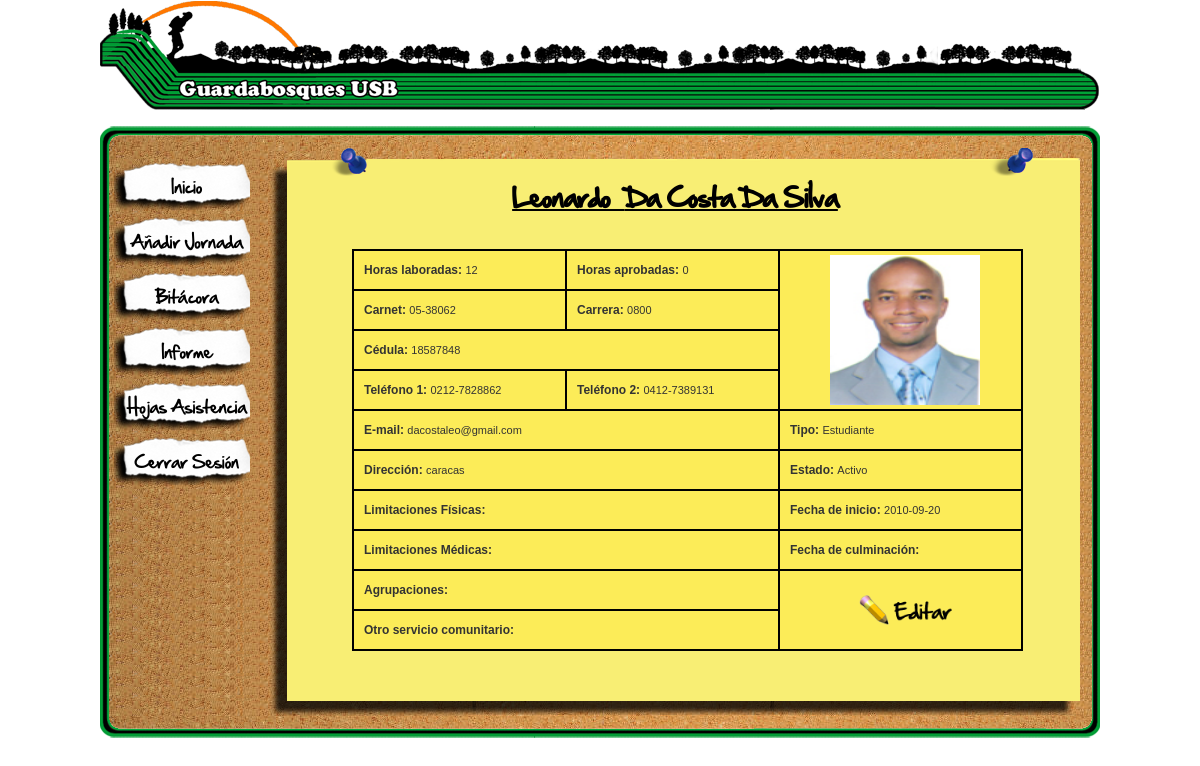
/ (signed in), run on the app's committed database.
### tables this page shows
CREATE TABLE IF NOT EXISTS `usuario` (
  `key_usuario` smallint(6) unsigned NOT NULL AUTO_INCREMENT,
  `login` varchar(10) NOT NULL,
  `clave` text NOT NULL,
  `nombres` varchar(30) DEFAULT NULL,
  `apellidos` varchar(30) DEFAULT NULL,
  `email` varchar(30) DEFAULT NULL,
  `telefono1` varchar(15) DEFAULT NULL,
  `telefono2` varchar(15) DEFAULT NULL,
  `horas_laboradas` tinyint(3) unsigned NOT NULL DEFAULT '0',
  `horas_aprobadas` tinyint(3) unsigned NOT NULL DEFAULT '0',
  `estado` varchar(15) NOT NULL,
  `tipo` varchar(15) NOT NULL,
  `fecha_inicio` date DEFAULT NULL,
  `fecha_fin` date DEFAULT NULL,
  `foto` varchar(10) DEFAULT NULL,
  `carrera_codigo` varchar(4) DEFAULT NULL,
  `carnet` varchar(8) DEFAULT NULL,
  `cedula` varchar(8) DEFAULT NULL,
  `direccion` varchar(150) DEFAULT NULL,
  PRIMARY KEY (`key_usuario`),
  UNIQUE KEY `login` (`login`),
  KEY `index_usuario_carrera` (`carrera_codigo`)
);

### clases/usuario.php (called while the page is built, shortened)
<?php
class usuario {
    private function user_get( $usuario, $order ) {
        $con = conectar();
        $sql = "SELECT u.*, a.descripcion as agrup_desc, l.descripcion as lim_desc, l.tipo as lim_tipo, s.nombre, s.horas_realizadas FROM (( usuario u LEFT JOIN otro_servicio s ON ( s.key_usuario = u.key_usuario ) ) LEFT JOIN usuario_limitacion l ON ( l.key_usuario = u.key_usuario ) ) LEFT JOIN agrupacion a ON ( a.key_usuario = u.key_usuario )";
        if ( $usuario )
        {
            $sql .= " WHERE";
            if ( $usuario->user_id ) { $sql .= " u.key_usuario = '$usuario->user_id'"; $bool = true; }
        }
        $sql .= " ORDER BY ";
        $sql .= "u.tipo";
		$Usuarios = Array();
        $result = ejecutarConsulta( $sql, $con );
        for( $i = 0; $row = mysql_fetch_array($result); $i++ )
        {
            if ( $i>0 && ($usr->user_id == $row['key_usuario']) ) {
                if ($row['lim_tipo']) {if ($row['lim_tipo'] == "F") { $usr->limitacionesF = $row['lim_desc'];} else {$usr->limitacionesM = $row['lim_desc'];} }
            } else { $usr = new usuario(); }
            $usr->user_id = $row['key_usuario'];
            $usr->login = $row['login'];
            $usr->password = $row['clave'];
            $usr->nombres = $row['nombres'];
            $usr->apellidos = $row['apellidos'];
            $usr->email = $row['email'];
            $usr->tlf1 = $row['telefono1'];
            $usr->tlf2 = $row['telefono2'];
            $usr->horas_laboradas = $row['horas_laboradas'];
            $usr->horas_aprobadas = $row['horas_aprobadas'];
            $usr->estado = $row['estado'];
            $usr->tipo = $row['tipo'];
            $usr->fecha_inicio = $row['fecha_inicio'];
            $usr->fecha_fin = $row['fecha_fin'];
            $usr->foto = $row['foto'];
            $usr->carnet = $row['carnet'];
            $usr->cedula = $row['cedula'];
            $usr->codigo_carrera = $row['carrera_codigo'];
            $usr->direccion = $row['direccion'];
            $usr->agrupaciones = $row['agrup_desc'];
            $Usuarios[$i] = $usr;
        }
        return $Usuarios;
    }
    public function get( $order ){
		return usuario::user_get($this,$order);
	}
    public function complete(){
        $bool = true;
        return $bool;
    }
}
?>

### BD/query.php (called while the page is built, shortened)
<?php
    function ejecutarConsulta( $sql, $con ) {
        if ( !( $result = mysql_query($sql,$con) ) ) {
            die('Error: ' . mysql_error());
        }
        return $result;
    }
?>

### vistas/estudiante_inicio.php (the view, shortened to what this page needs)
<?php
	$user = new usuario();
	$user->user_id = $_SESSION["k_user_id"];
	$usuario = $user->get(NULL);
	$usuario = $usuario[0];
?>
<h2> <?php echo $usuario->nombres."&nbsp"?>   <?php echo $usuario->apellidos?></h2>
<div id="ficha">
<center>
<table>
		<tr>
               <td><em>Horas laboradas: </em><?php echo $usuario->horas_laboradas?> </td>
               <td><em>Horas aprobadas: </em><?php echo $usuario->horas_aprobadas?></td>
			   <td rowspan="4" style="width:230px; text-align:center;"> <?php $ss = "./fotos/".$usuario->foto.".jpg"?> <img src="<?php echo $ss?>"  height="150" width="150"/></td>
               </tr>
       <tr>
               <td><em>Carnet: </em><?php echo $usuario->carnet?> </td>
               <td><em>Carrera: </em><?php echo $usuario->codigo_carrera?></td>
       </tr>
       <tr>
               <td colspan="2"><em>C&eacute;dula: </em><?php echo $usuario->cedula ?></td>
       </tr>
       <tr>
			<?php
				if ($usuario->tlf2) {
			?>
			<td><em>Tel&eacute;fono 1: </em><?php echo $usuario->tlf1 ?></td>
			<td><em>Tel&eacute;fono 2: </em><?php echo $usuario->tlf2 ?></td>
			<?php
			} else {
			?>
			<td colspan="2"><em>Tel&eacute;fono1: </em><?php echo $usuario->tlf1 ?></td>
			<?php } ?>
	   </tr>
	<tr>
		<td colspan="2"><em>E-mail: </em><?php echo $usuario->email ?></td>
		<td><em>Tipo: </em><?php echo $usuario->tipo ?></td>
	</tr>
	<tr>
		<td colspan="2"><em>Direcci&oacute;n: </em><?php echo $usuario->direccion ?></td>
		<td><em>Estado: </em><?php echo $usuario->estado ?></td>
	</tr>
	<tr> <td colspan="2"><em>Limitaciones F&iacute;sicas: </em>
		</td>
		<td><em>Fecha de inicio: </em><?php echo $usuario->fecha_inicio ?></td>
	</tr>
	<tr> <td colspan="2"><em>Limitaciones M&eacute;dicas: </em>
		</td>
		<td><em>Fecha de culminaci&oacute;n: </em><?php echo $usuario->fecha_fin ?></td>
	</tr>
	<tr> <td colspan="2"><em>Agrupaciones: </em>
		</td>
		<td rowspan="2" class="editarb"> <a id="editarPerfil" href ="#"> <img src="./images/editarB.png" style="border:0;" width="100"/> </a> </td>
	</tr>
	<tr> <td colspan="2"><em>Otro servicio comunitario: </em>
		</td>
	</tr>
</table>
</div>
<br>
<br>

### index.php (shortened to what this page needs)
<html>
<head>
	<link type="text/css" href="css/custom-theme/jquery-ui-1.8.4.custom.css" rel="stylesheet" />
	<link type="text/css" href="css/tablas.css" rel="stylesheet" />
<link type="text/css" href="css/plantilla.css" rel="stylesheet" />
	<link rel="stylesheet" href="css/style.css" type="text/css" media="screen" />
</head>
<body>
	<div id = "cuerpo" style="display:none;">
		<div id = "header">
		</div>
		<div id="contenedor_principal">
		<?php
			if (!isset($_SESSION['k_user_id'])) {
				include("./vistas/login.html");
			} else {
				include("./vistas/principal.php");
			}
		?>
		</div>
	</div>
</body>
</html>

### vistas/principal.php (shortened to what this page needs)
<div id="principal_top"></div>
<div id="principal_center">
<div id="menu">
<?php
	include ('./BD/query.php');
	include ('./clases/usuario.php');
	$user = new usuario();
	$user->user_id = $_SESSION["k_user_id"];
	$usuario = $user->get(NULL);
	$usuario = $usuario[0];
	if ($usuario->tipo == "Coordinador") {
		include "menu_admin.php";
	} else if ($usuario->tipo == "Estudiante" && $usuario->complete()){
		include "menu_usuario.php";
	}
?>
</div>
<div id="contenido_top">
</div>
<div id="contenido_center">
<?php
	if ($usuario->tipo == "Coordinador") {
		include "admin_inicio.php";
	} else if ($usuario->tipo == "Estudiante" && $usuario->complete()) {
		include "estudiante_inicio.php";
	}else{
	   include "plantilla.php";
	}
?>
</div>
<div id="contenido_bottom">
</div>
</div>
<div id="principal_bottom"></div>

### vistas/menu_usuario.php
<?php
	if (isset($_SESSION["k_user_id"]) ) {
	echo '
	<table>
		<tr>
			<td id="boton">
				<a id="estudiante_inicio" href ="#">
				&nbsp;&nbsp;Inicio
				</a>
			</td>
		</tr>
		<tr>
			<td id="boton">
				<a id="estudiante_jornada" href ="#">
				&nbsp;&nbsp;A&ntilde;adir Jornada
				</a>
			</td>
		</tr>
		<tr>
			<td id="boton">
				<a id="estudiante_bitacora" href ="#">
				&nbsp;&nbsp;Bit&aacute;cora
				</a>
			</td>
		</tr>
		<tr>
			<td id="boton">
				<a id="estudiante_informe" href ="#">
				&nbsp;&nbsp;Informe
				</a>
			</td>
		</tr>
		<tr>
			<td id="boton">
				<a id="estudiante_asistencia" href ="#">
				&nbsp;&nbsp;Hojas Asistencia
				</a>
			</td>
		</tr>
		<tr>
			<td id="boton">
			<a href="acciones/cerrar_sesion.php">
				&nbsp;&nbsp;Cerrar Sesi&oacute;n
			</a>
			</td>
		</tr>
	</table>
';
}
?>

### css/tablas.css (style rules this page uses)
#ficha { margin-left: 80px; width:675px; min-height:250px; }
#ficha table { margin-top:0px; font: 11px verdana,verdana, arial; padding: 0; border-collapse: collapse; text-align: left; color: #333; }
#ficha td { margin: 0; border: 2px solid #000000; width:200px; height:40px; padding-left: 10px; background-color: #FCEC58; }

### css/style.css (style rules this page uses)
body { margin: 0px 0px 0px 0px; background-color:#ffffff; }
#cuerpo { text-align:center; float: left; margin: 0px 0px 0px 0px; background-color:#ffffff; width:100%; height: 100%; }
#header { margin:1em auto; margin-top:0px; text-align:left; width:1000px; height:110px; background-image:url("../images/longLogo.png"); }
#contenedor_principal { margin:1em auto; width:1000px; height:400px; }
#principal_top { width:1000px; height:22px; background-image:url("../images/principal_top.png"); }
#principal_center { width:1000px; min-height:400px; background-image:url("../images/principal_center.png"); background-repeat:repeat-y; }
#principal_bottom { width:1000px; height:22px; background-image:url("../images/principal_bottom.png"); }
#menu { float:left; margin-left: 12px; margin-right:0px; margin-top: 10px; font-family:"Login"; font-size:16px; width:140px; display:inline; }
#boton { width:136px; height:53px; text-align:center; background-image:url("../images/botonH.png"); background-repeat:no-repeat; }
#contenido_top { margin-left:170px; width:810px; height:28px; background-image:url("../images/contenido_top.png"); background-repeat:no-repeat; }
#contenido_center { margin-left:170px; width:810px; background-image:url("../images/contenido_center.png"); min-height:350px; }
#contenido_bottom { margin-left:170px; width:810px; height:29px; background-image:url("../images/contenido_bottom.png"); background-repeat:no-repeat; }
a:visited , a:link , a:active { color:black; text-decoration:none; }
h2 { font-family:"Login"; font-size:24px; margin-top:0px; margin-bottom:30px; text-decoration: underline; }
em { font-style:normal; font-size:12px; font-weight:bolder; }
.editarb { font-style:normal; font-size:15px; font-weight:bolder; text-align:center; border: 0; }

### data on the page
usuario: nombres "Leonardo", apellidos "Da Costa Da Silva", horas_laboradas "12", horas_aprobadas "0", carnet "05-38062", carrera_codigo "0800", cedula "18587848", telefono1 "0212-7828862", telefono2 "0412-7389131", email "dacostaleo@gmail.com", tipo "Estudiante", direccion "caracas", estado "Activo", fecha_inicio "2010-09-20"
